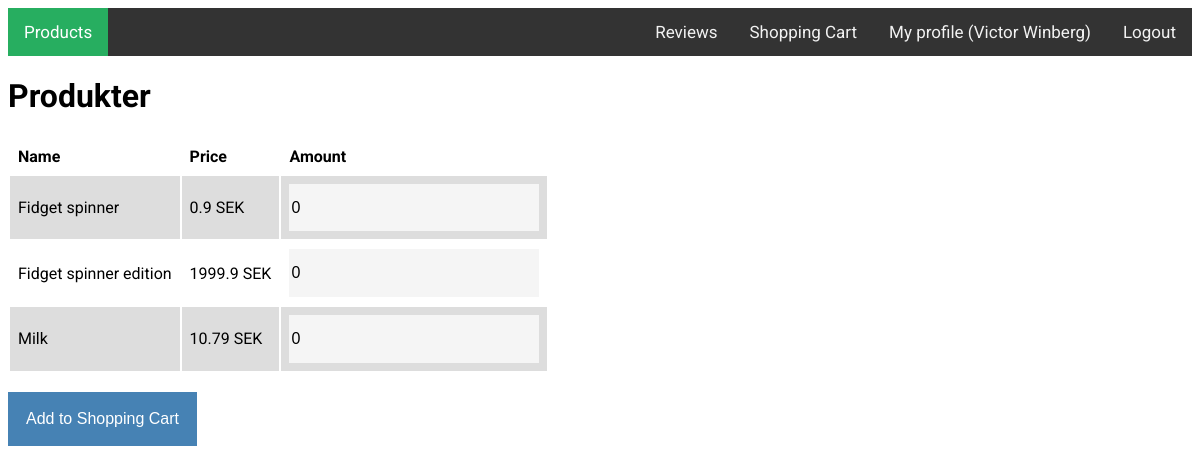
The page /store.php (signed in) on the database its author committed.
### tables this page shows
CREATE TABLE Items (
  id          INTEGER NOT NULL AUTO_INCREMENT,
  name        VARCHAR(255) NOT NULL UNIQUE,
  price       FLOAT NOT NULL,
  PRIMARY KEY (id)
);

### public_html/store.php (the view, shortened to what this page needs)
<?php
	require 'connect.php';
?>
<?php $items = $conn->query('SELECT * FROM Items'); ?>
<html>
	<?php require_once('header.php'); ?>
	<body>
		<?php require_once('navigationBar.php'); ?>
		<h1>Produkter</h1>
		<form method="post">
			<table>
				<tr>
					<th>Name</th>
					<th>Price</th>
					<th>Amount</th>
				</tr>
				<?php foreach($items as $item) { ?>
					<tr>
						<td><?= $item['name'] ?></td>
						<td><?= $item['price'] ?> SEK</td>
						<td><input type="number" min="0" name="itemIds[<?= $item['id'] ?>]" value=0></td>
					</tr>
				<?php } ?>
			</table>
			<br/>
			<button class="btn" type="submit" name="add">Add to Shopping Cart</button>
		</form>
	</body>
</html>

### public_html/css/index.css (style rules this page uses)
body { font-family: 'Roboto', 'Open Sans', sans-serif; }
td, th { text-align: left; padding: 0.5em; }
tr:nth-child(even) { background-color: #dddddd; }
input, textarea { text-align: inherit; background-color: WhiteSmoke; border: 2px solid transparent; font-size: 1em; font-weight: lighter; padding: 0.8em 0; width: 250px; }
.btn { border: 2px solid transparent; background: SteelBlue; color: white; font-size: 1em; padding: 1em; cursor: pointer; }

### rows shown on the page
items: name "Fidget spinner", price "0.9"
items: name "Fidget spinner edition", price "1999.9"
items: name "Milk", price "10.79"

### other values the page prints
$_SESSION['login_user']['name'] "Victor Winberg"
